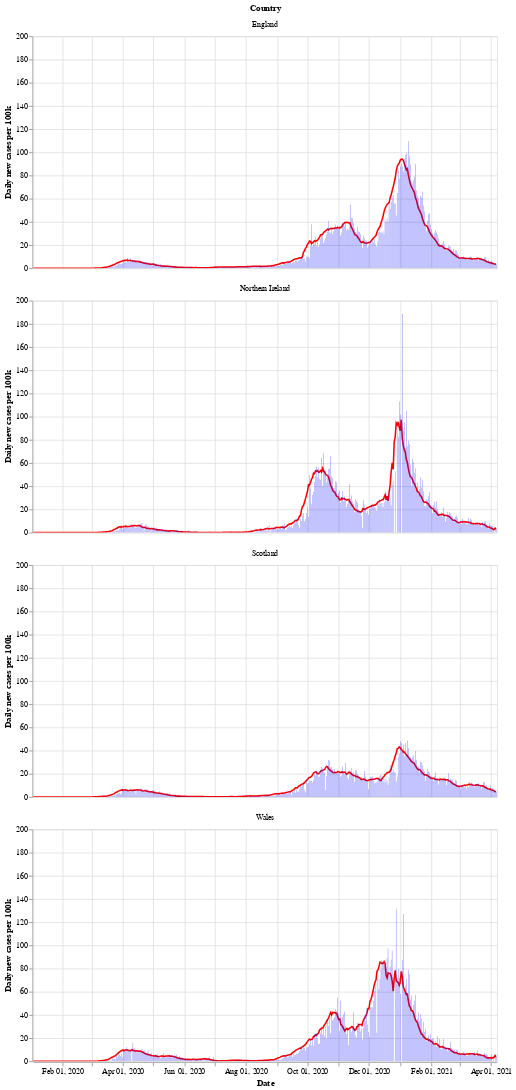

Write notebook code for a chart like this one.
### Markdown cell above
Next is a bar chart of the number of new cases in each country (per 100k population), with the 7 day moving average of cases. Again we see that Wales saw a longer period of raising and falling cases compared to the other countries.

After a period of cases falling, each nation is now seeing a rise in the number of cases - especially in Wales.

### Code cell
# collapse
bars = alt.Chart(uk_cases).mark_bar().encode(
    x=alt.X("yearmonthdate(date):T", axis=alt.Axis(title='Date')),
    y=alt.Y("newCasesRate:Q", axis=alt.Axis(title='Daily new cases per 100k')),
    tooltip='newCasesRate',
    color=alt.condition(
        alt.datum.dailyChange > 0,
        alt.value("orange"),  # The positive color
        alt.value("blue")  # The negative color
    )
).properties(title='New cases per 100k population with rolling 7 day average', width=600).interactive()
line = alt.Chart(uk_cases).mark_line(
    color='red',
    size=2,
).transform_window(
    rolling_mean='mean(newCasesRate)',
    frame=[0, 7],
    groupby=['areaName']
).encode(
    x='yearmonthdate(date):T',
    y='rolling_mean:Q'
)
alt.layer(line, bars, data=uk_cases).facet(alt.Row('areaName', title='Country'), columns=1)

### Figure 1 — Vega-Lite specification as saved in the notebook (floating-point values rounded to 4 significant figures; data arrays with more than 128 entries replaced by an {"elided": "..."} marker saying what was removed)
{"config": {"view": {"continuousWidth": 400, "continuousHeight": 300}}, "data": {"name": "data-312298f5d9e571ab38156b76ea8f7259"}, "facet": {"type": "nominal", "field": "areaName", "title": "Country"}, "spec": {"layer": [{"mark": {"type": "line", "color": "red", "size": 2}, "encoding": {"x": {"type": "temporal", "field": "date", "timeUnit": "yearmonthdate"}, "y": {"type": "quantitative", "field": "rolling_mean"}}, "transform": [{"window": [{"op": "mean", "field": "newCasesRate", "as": "rolling_mean"}], "frame": [0, 7], "groupby": ["areaName"]}]}, {"mark": "bar", "encoding": {"color": {"condition": {"value": "orange", "test": "(datum.dailyChange > 0)"}, "value": "blue"}, "tooltip": {"type": "quantitative", "field": "newCasesRate"}, "x": {"type": "temporal", "axis": {"title": "Date"}, "field": "date", "timeUnit": "yearmonthdate"}, "y": {"type": "quantitative", "axis": {"title": "Daily new cases per 100k"}, "field": "newCasesRate"}}, "selection": {"selector002": {"type": "interval", "bind": "scales", "encodings": ["x", "y"]}}, "title": "New cases per 100k population with rolling 7 day average", "width": 600}]}, "columns": 1, "$schema": "https://vega.github.io/schema/vega-lite/v4.8.1.json", "datasets": {"data-312298f5d9e571ab38156b76ea8f7259": {"elided": "1840 records"}}}
